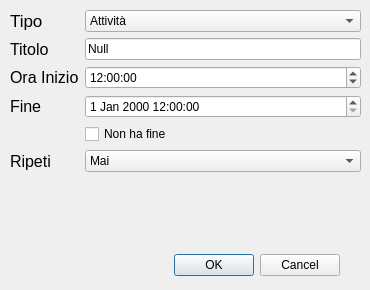
<?xml version="1.0" encoding="UTF-8"?>
<ui version="4.0">
 <class>ActivityDialog</class>
 <widget class="QDialog" name="ActivityDialog">
  <property name="geometry">
   <rect>
    <x>0</x>
    <y>0</y>
    <width>370</width>
    <height>290</height>
   </rect>
  </property>
  <property name="minimumSize">
   <size>
    <width>370</width>
    <height>290</height>
   </size>
  </property>
  <property name="maximumSize">
   <size>
    <width>370</width>
    <height>290</height>
   </size>
  </property>
  <property name="windowTitle">
   <string>Attività</string>
  </property>
  <widget class="QDialogButtonBox" name="buttonBox">
   <property name="enabled">
    <bool>true</bool>
   </property>
   <property name="geometry">
    <rect>
     <x>90</x>
     <y>240</y>
     <width>250</width>
     <height>50</height>
    </rect>
   </property>
   <property name="minimumSize">
    <size>
     <width>0</width>
     <height>0</height>
    </size>
   </property>
   <property name="orientation">
    <enum>Qt::Horizontal</enum>
   </property>
   <property name="standardButtons">
    <set>QDialogButtonBox::Cancel|QDialogButtonBox::Ok</set>
   </property>
  </widget>
  <widget class="QWidget" name="formLayoutWidget">
   <property name="geometry">
    <rect>
     <x>10</x>
     <y>10</y>
     <width>351</width>
     <height>211</height>
    </rect>
   </property>
   <layout class="QFormLayout" name="formLayout">
    <item row="0" column="0">
     <widget class="QLabel" name="label">
      <property name="font">
       <font>
        <pointsize>13</pointsize>
       </font>
      </property>
      <property name="text">
       <string>Tipo</string>
      </property>
     </widget>
    </item>
    <item row="0" column="1">
     <widget class="QComboBox" name="tipo">
      <item>
       <property name="text">
        <string>Attività</string>
       </property>
      </item>
      <item>
       <property name="text">
        <string>Evento</string>
       </property>
      </item>
     </widget>
    </item>
    <item row="1" column="0">
     <widget class="QLabel" name="label_3">
      <property name="font">
       <font>
        <pointsize>12</pointsize>
       </font>
      </property>
      <property name="text">
       <string>Titolo</string>
      </property>
     </widget>
    </item>
    <item row="1" column="1">
     <widget class="QLineEdit" name="titolo">
      <property name="text">
       <string>Null</string>
      </property>
     </widget>
    </item>
    <item row="2" column="0">
     <widget class="QLabel" name="label_4">
      <property name="font">
       <font>
        <pointsize>12</pointsize>
       </font>
      </property>
      <property name="text">
       <string>Ora Inizio</string>
      </property>
     </widget>
    </item>
    <item row="2" column="1">
     <widget class="QTimeEdit" name="inizio">
      <property name="time">
       <time>
        <hour>12</hour>
        <minute>0</minute>
        <second>0</second>
       </time>
      </property>
     </widget>
    </item>
    <item row="3" column="0">
     <widget class="QLabel" name="label_2">
      <property name="font">
       <font>
        <pointsize>12</pointsize>
       </font>
      </property>
      <property name="text">
       <string>Fine</string>
      </property>
     </widget>
    </item>
    <item row="4" column="1">
     <widget class="QCheckBox" name="NoEnd">
      <property name="text">
       <string>Non ha fine</string>
      </property>
     </widget>
    </item>
    <item row="5" column="0">
     <widget class="QLabel" name="label_5">
      <property name="font">
       <font>
        <pointsize>12</pointsize>
       </font>
      </property>
      <property name="text">
       <string>Ripeti</string>
      </property>
     </widget>
    </item>
    <item row="5" column="1">
     <widget class="QComboBox" name="ripeti">
      <item>
       <property name="text">
        <string>Mai</string>
       </property>
      </item>
      <item>
       <property name="text">
        <string>Ogni giorno</string>
       </property>
      </item>
      <item>
       <property name="text">
        <string>Ogni settimana</string>
       </property>
      </item>
      <item>
       <property name="text">
        <string>Ogni mese</string>
       </property>
      </item>
      <item>
       <property name="text">
        <string>Ogni anno</string>
       </property>
      </item>
     </widget>
    </item>
    <item row="3" column="1">
     <widget class="QDateTimeEdit" name="fine">
      <property name="time">
       <time>
        <hour>12</hour>
        <minute>0</minute>
        <second>0</second>
       </time>
      </property>
     </widget>
    </item>
   </layout>
  </widget>
  <widget class="QLabel" name="Error">
   <property name="geometry">
    <rect>
     <x>10</x>
     <y>230</y>
     <width>351</width>
     <height>21</height>
    </rect>
   </property>
   <property name="font">
    <font>
     <pointsize>10</pointsize>
    </font>
   </property>
   <property name="text">
    <string/>
   </property>
  </widget>
 </widget>
 <resources/>
 <connections>
  <connection>
   <sender>buttonBox</sender>
   <signal>accepted()</signal>
   <receiver>ActivityDialog</receiver>
   <slot>accept()</slot>
   <hints>
    <hint type="sourcelabel">
     <x>248</x>
     <y>254</y>
    </hint>
    <hint type="destinationlabel">
     <x>157</x>
     <y>274</y>
    </hint>
   </hints>
  </connection>
  <connection>
   <sender>buttonBox</sender>
   <signal>rejected()</signal>
   <receiver>ActivityDialog</receiver>
   <slot>reject()</slot>
   <hints>
    <hint type="sourcelabel">
     <x>316</x>
     <y>260</y>
    </hint>
    <hint type="destinationlabel">
     <x>286</x>
     <y>274</y>
    </hint>
   </hints>
  </connection>
 </connections>
</ui>
